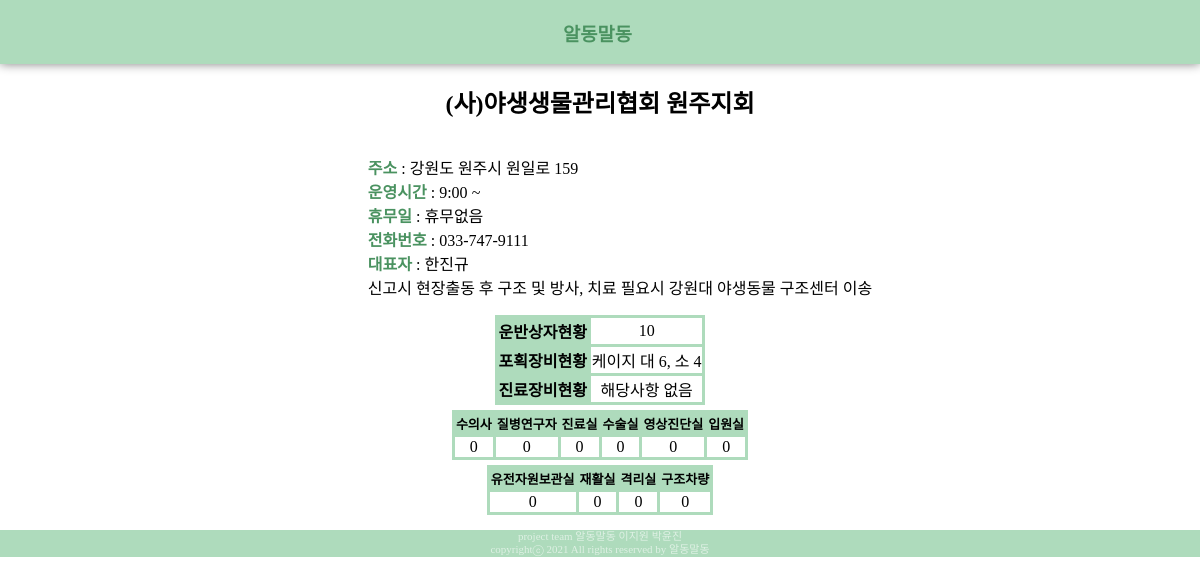
/sub1/center_info/96, run on the app's committed database.
### sub1app/models.py (models this page shows, shortened)
class RescueCenter(models.Model):
    name = models.CharField(max_length=30)
    address_road = models.CharField(max_length=50)
    address_parcdel = models.CharField(max_length=50, null=True)
    latitude = models.CharField(max_length=50, null=True)
    longitude = models.CharField(max_length=50, null=True)
    opentime = models.CharField(max_length=30)
    closetime = models.CharField(max_length=30)
    dayoff = models.CharField(max_length=30, null=True)
    designated = models.DateField(null=True, )
    area = models.TextField(null=True)
    num_Vet = models.IntegerField(null=True)
    num_Researcher = models.IntegerField(null=True)
    room_consulation = models.IntegerField(null=True)
    room_operating = models.IntegerField(null=True)
    room_image = models.IntegerField(null=True)
    room_hospital = models.IntegerField(null=True)
    room_genetic = models.IntegerField(null=True)
    room_remedical = models.IntegerField(null=True)
    room_isolated = models.IntegerField(null=True)
    num_vehicle = models.IntegerField(null=True)
    box	= models.TextField(null=True)
    equipment_trep = models.TextField(null=True)
    equipment_medical = models.TextField(null=True)
    explain	= models.TextField(null=True)
    representative = models.TextField(null=True)
    tel = models.CharField(max_length = 30)
    XXX = models.CharField(max_length=30)

### sub1app/views.py (the view)
# urls.py: path('center_info/<int:obj_pk>', views.center_info, name='center_info'),
def center_info(request, obj_pk):
    context={}
    contents = RescueCenter.objects.get(pk=obj_pk)
    context['data'] = contents
    return render(request, 'sub1app/center_info.html', context)

### sub1app/templates/sub1app/center_info.html (shortened to what this page needs)
{% extends 'base.html' %}
{% load static %}
{% block style %}
    <link rel="stylesheet" href="{% static 'sub1app/center_info.css' %}"  type='text/css'>
{% endblock %}
{% block content %}
    <h2>{{data.name}}</h2>
    <ul>
        <li><b class="b_opt">주소 </b>: {{data.address_road}}</li>
        <li><b class="b_opt">운영시간 </b>: {{data.opentime}} ~ {{data.cloasetime}}</li>
        <li><b class="b_opt">휴무일 </b>: {{data.dayoff}}</li>
        <li><b class="b_opt">전화번호 </b>: {{data.tel}}</li>
        <li><b class="b_opt">대표자 </b>: {{data.representative}}</li>
        <li>{{data.explain}}</li>
    </ul>
    <table>
        <tr>
            <td class="tdh"><B>운반상자현황</B></td>
            <td>{{ data.box }}</td>
        </tr>
        <tr>
            <td class="tdh"><B>포획장비현황</B></td>
            <td>{{ data.equipment_trep }} </td>
        </tr>
        <tr>
            <td class="tdh"><B>진료장비현황</B></td>
            <td>{{ data.equipment_medical}}</td>
        </tr>
    </table>
    <table class="nlist">
        <thead>
        <tr>
            <td><B>수의사</B></td>
            <td><B>질병연구자</B></td>
            <td><B>진료실</B></td>
            <td><B>수술실</B></td>
            <td><B>영상진단실</B></td>
            <td><B>입원실</B></td>
        </thead>
        <tbody>
        <tr>
            <td>{{data.num_Vet}}</td>
            <td>{{data.num_Researcher}}</td>
            <td>{{data.room_consulation}}</td>
            <td>{{data.room_operating}}</td>
            <td>{{data.room_image}}</td>
            <td>{{data.room_hospital}}</td>
        </tr>
    </table>
    <table>
        <thead>
            <tr>
                <td><B>유전자원보관실</B></td>
                <td><B>재활실</B></td>
                <td><B>격리실</B></td>
                <td><B>구조차량</B></td>
            </tr>
        </thead>
        <tbody>
            <tr>
                <td>{{data.room_genetic}}</td>
                <td>{{data.room_remedical}}</td>
                <td>{{data.room_isolated}}</td>
                <td>{{data.num_vehicle}}</td>
            </tr>
    </table>
{% endblock %}

### static/base.css (style rules this page uses)
body { margin: 0px; background-color:white; font-family: 'SCDream'; }

### sub1app/static/sub1app/center_info.css (style rules this page uses)
ul { list-style-type: none; }
table { text-align:center; border-collapse:collapse; margin-bottom:5px; }
tr, td { border:solid 3px #AEDBBC; }
thead { background:#AEDBBC; font-size:13px; }
.tdh { background:#AEDBBC }
.b_opt { color:#4A9260; }

### data on the page
RescueCenter: name "(사)야생생물관리협회 원주지회", address_road "강원도 원주시 원일로 159", opentime "9:00", dayoff "휴무없음", tel "033-747-9111", representative "한진규", explain "신고시 현장출동 후 구조 및 방사, 치료 필요시 강원대 야생동물 구조센터 이송", box "10", equipment_trep "케이지 대 6, 소 4", equipment_medical "해당사항 없음", num_Vet "0", num_Researcher "0", room_consulation "0", room_operating "0", room_image "0", room_hospital "0", room_genetic "0", room_remedical "0", room_isolated "0", num_vehicle "0"
